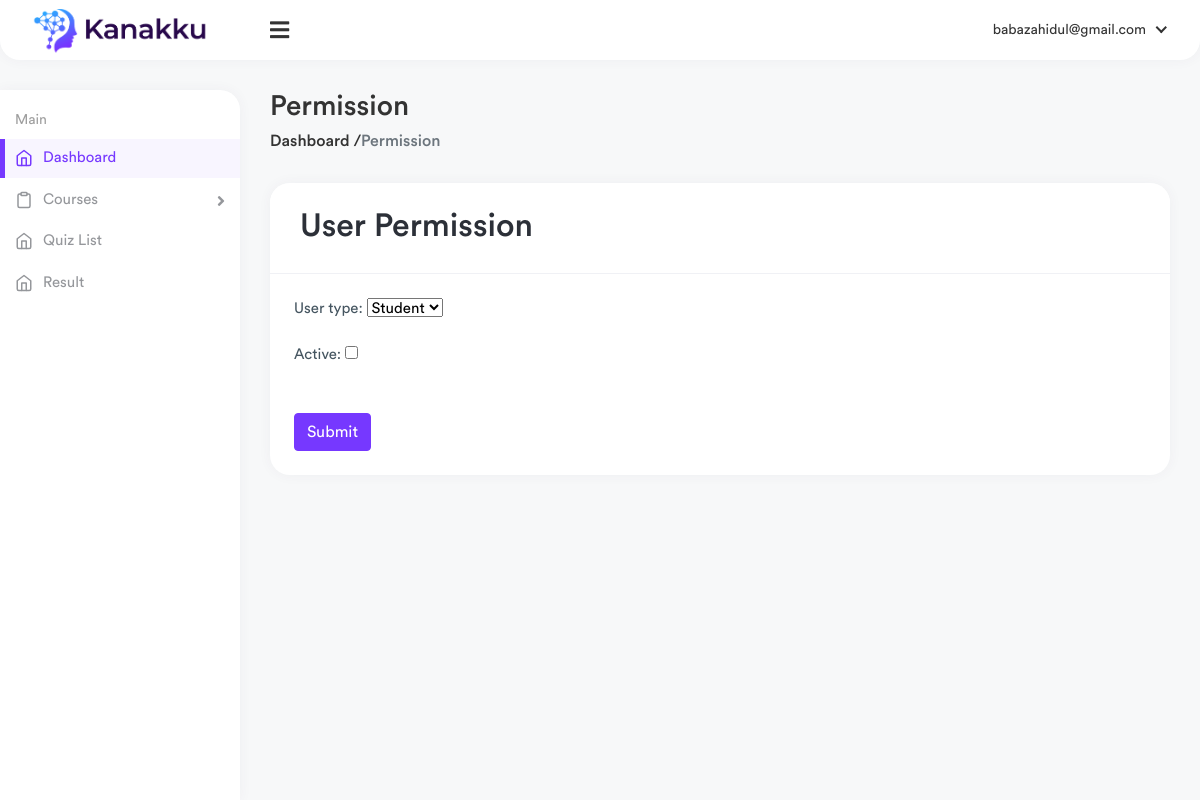
Page /accounts/user_permission/1 (signed in) on the earlier database version.
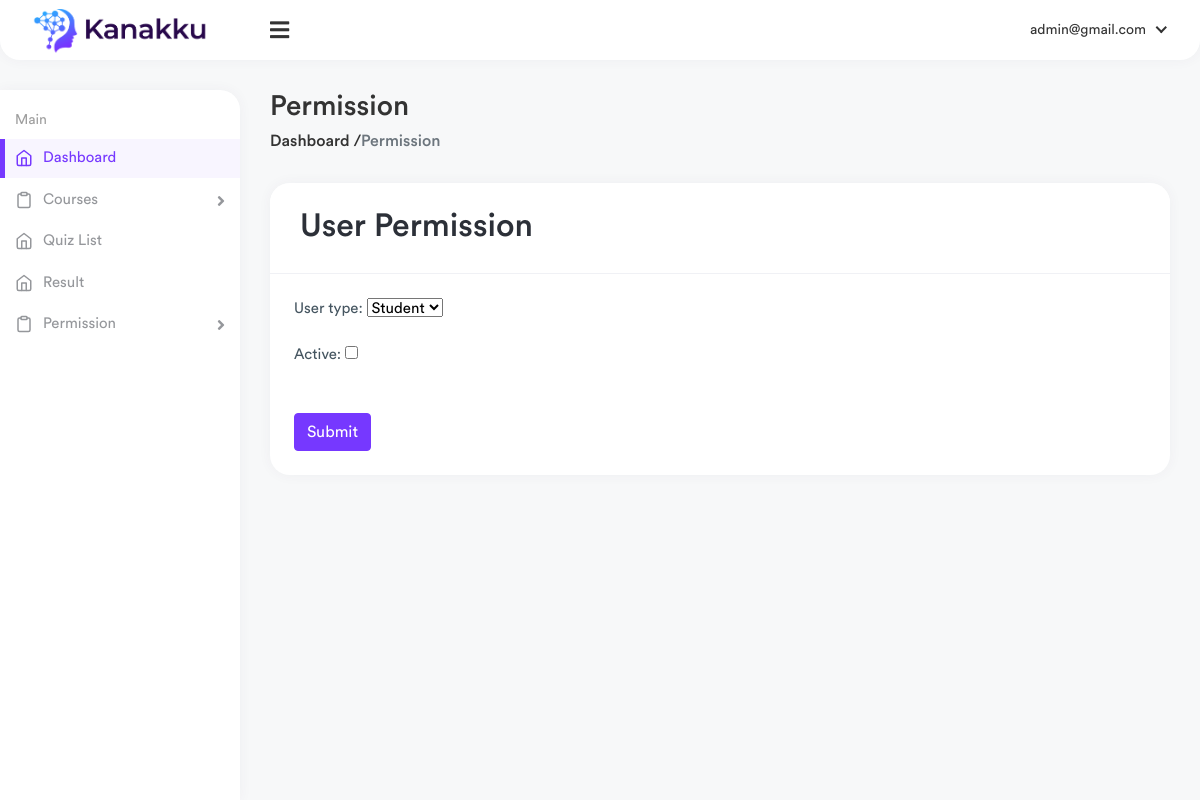
Same page on the later database version.
### user_admin/models.py (models this page shows, shortened)
class User(AbstractBaseUser, PermissionsMixin):
    email = models.EmailField(verbose_name="email", max_length=60, unique=True)
    f_name = models.CharField(max_length=60)
    l_name = models.CharField(max_length=60)
    user_type = models.CharField(max_length=60, default='student')
    phone = models.CharField(max_length=60, null=True, blank=True)
    img = models.ImageField(upload_to='user', default='', null=True, blank=True)
    password = models.CharField(max_length=90)
    date_joined = models.DateTimeField(verbose_name="date joined", auto_now_add=True)
    last_login = models.DateTimeField(verbose_name="last login", auto_now=True)
    email_confirmed = models.BooleanField(default=False)
    is_admin = models.BooleanField(default=False)
    is_active = models.BooleanField(default=True)
    active = models.BooleanField(default=False)
    is_staff = models.BooleanField(default=False)
    is_superuser = models.BooleanField(default=False)
    USERNAME_FIELD = 'email'
    objects = UserManager()

### user_admin/views.py (the view, shortened to what this page needs)
# urls.py: path('user_permission/<int:id>', views.user_permission, name='user_permission'),
def user_permission(request, id):
    context={}
    user = User.objects.get(id=id)
    form = Permissionform(instance = user)
    context['form'] = form
    return render(request, 'user/user_permission.html', context)

### user_admin/forms.py
class Permissionform(forms.ModelForm):
    user_type= forms.CharField(widget=forms.Select(choices=USER_TYPE))
    class Meta:
        model = User
        fields = ('user_type','active')
        widgets = {
            'f_name' : forms.TextInput(attrs={'class':'form-control'}),
            'l_name' : forms.TextInput(attrs={'class':'form-control'}),
            'email' : forms.TextInput(attrs={'class':'form-control', 'type':'email', 'autocomplete':'off'})
        }

### quiz/custom_context_processor.py (called while the page is built)
def custom_context_processor(request):
    context={}
    courses = Course.objects.filter(active=True)
    context['courses'] = courses
    return context

### templates/user/user_permission.html (shortened to what this page needs)
{% extends 'base.html' %}
{% load static %}
{% block body %}
<div class="content container-fluid">
    <div class="page-header">
        <div class="row">
            <div class="col-sm-12">
                <h3 class="page-title">Permission</h3>
                <ul class="breadcrumb">
                    <li><a href="{% url 'home' %}">Dashboard / </a></li>
                    <li class="breadcrumb-item active"> Permission</li>
                </ul>
            </div>
        </div>
    </div>
    <div class="row">
        <div class="col-md-12">
            <div class="card">
                <div class="card-header">
                    <h2>User Permission</h2>
                </div>
                <div class="card-body">
                    <form method='post' action=''>
                        {{ form.as_p }}
                        <br>
                        <button type="submit" class="btn btn-primary">Submit</button>
                    </form>
                </div>
            </div>
        </div>
    </div>
</div>
{% endblock %}

### templates/header.html (shortened to what this page needs)
{% load static %}
<div class="header header-one">
        <div class="header-left header-left-one">
            <a href="{% url 'home' %}" class="logo">
                <img src="{% static '' %}assets/img/logo.png" alt="Logo">
            </a>
        </div>
        <a href="javascript:void(0);" id="toggle_btn">
            <i class="fas fa-bars"></i>
        </a>
        <ul class="nav nav-tabs user-menu">
            <li class="nav-item dropdown has-arrow main-drop">
                <a href="#" class="dropdown-toggle nav-link" data-bs-toggle="dropdown">
                    <span class="user-img">
                        {{ request.user.email }}
                    </span>
                </a>
            </li>
        </ul>
    </div>

Differences in the rows shown:
changed User "Student": user.email "babazahidul@gmail.com" → "admin@gmail.com"; is_superuser False → True (drawn)
Other differences:
text now shown: "Permission"
